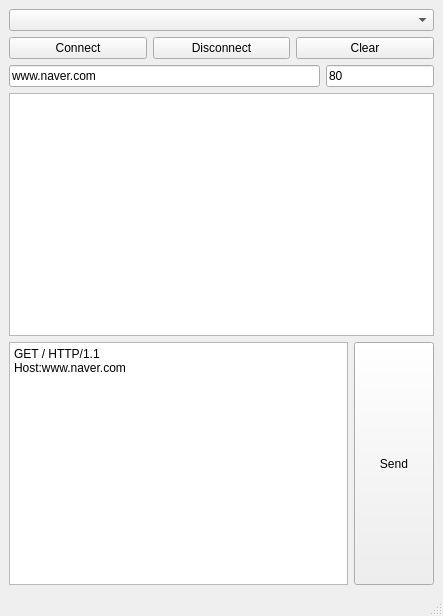
<?xml version="1.0" encoding="UTF-8"?>
<ui version="4.0">
 <class>widget</class>
 <widget class="QMainWindow" name="widget">
  <property name="geometry">
   <rect>
    <x>0</x>
    <y>0</y>
    <width>443</width>
    <height>616</height>
   </rect>
  </property>
  <property name="windowTitle">
   <string>widget</string>
  </property>
  <widget class="QWidget" name="centralwidget">
   <layout class="QGridLayout" name="gridLayout">
    <item row="1" column="0">
     <layout class="QVBoxLayout" name="verticalLayout">
      <item>
       <layout class="QHBoxLayout" name="horizontalLayout">
        <item>
         <widget class="QPushButton" name="pbConnect">
          <property name="text">
           <string>Connect</string>
          </property>
         </widget>
        </item>
        <item>
         <widget class="QPushButton" name="pbDisconnect">
          <property name="text">
           <string>Disconnect</string>
          </property>
         </widget>
        </item>
        <item>
         <widget class="QPushButton" name="pbClear">
          <property name="text">
           <string>Clear</string>
          </property>
         </widget>
        </item>
       </layout>
      </item>
      <item>
       <layout class="QHBoxLayout" name="horizontalLayout_2">
        <item>
         <widget class="QLineEdit" name="leHost">
          <property name="text">
           <string>www.naver.com</string>
          </property>
         </widget>
        </item>
        <item>
         <widget class="QLineEdit" name="lePort">
          <property name="sizePolicy">
           <sizepolicy hsizetype="Fixed" vsizetype="Fixed">
            <horstretch>0</horstretch>
            <verstretch>0</verstretch>
           </sizepolicy>
          </property>
          <property name="text">
           <string>80</string>
          </property>
         </widget>
        </item>
       </layout>
      </item>
      <item>
       <widget class="QPlainTextEdit" name="pteMessage"/>
      </item>
      <item>
       <layout class="QHBoxLayout" name="horizontalLayout_3">
        <item>
         <widget class="QPlainTextEdit" name="pteSend">
          <property name="plainText">
           <string>GET / HTTP/1.1
Host:www.naver.com

</string>
          </property>
         </widget>
        </item>
        <item>
         <widget class="QPushButton" name="pbSend">
          <property name="sizePolicy">
           <sizepolicy hsizetype="Fixed" vsizetype="Expanding">
            <horstretch>0</horstretch>
            <verstretch>0</verstretch>
           </sizepolicy>
          </property>
          <property name="text">
           <string>Send</string>
          </property>
         </widget>
        </item>
       </layout>
      </item>
     </layout>
    </item>
    <item row="0" column="0">
     <widget class="QComboBox" name="cbSocket"/>
    </item>
   </layout>
  </widget>
  <widget class="QMenuBar" name="menubar">
   <property name="geometry">
    <rect>
     <x>0</x>
     <y>0</y>
     <width>443</width>
     <height>23</height>
    </rect>
   </property>
  </widget>
  <widget class="QStatusBar" name="statusbar"/>
 </widget>
 <resources/>
 <connections/>
</ui>
